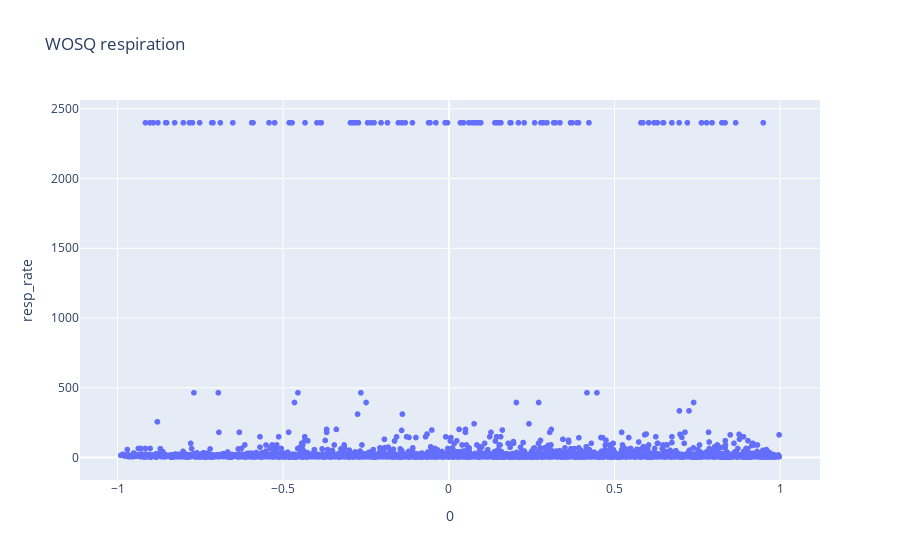

Source (notebook cell):
### Code cell
fig = px.scatter(data_quality_corr, x=0, y='resp_rate', title=f'{patient} respiration')
fig.show()

### Figure 1 — Plotly figure (JSON) as saved in the notebook; plotly's stock layout.template omitted (floating-point values rounded to 4 significant figures; data arrays with more than 128 entries replaced by an {"elided": "..."} marker saying what was removed)
{"data": [{"hovertemplate": "0=%{x}<br>resp_rate=%{y}<extra></extra>", "legendgroup": "", "marker": {"color": "#636efa", "symbol": "circle"}, "mode": "markers", "name": "", "showlegend": false, "type": "scattergl", "x": {"elided": "12583 float values"}, "xaxis": "x", "y": {"elided": "12583 float values"}, "yaxis": "y"}], "layout": {"legend": {"tracegroupgap": 0}, "title": {"text": "WOSQ respiration"}, "xaxis": {"anchor": "y", "domain": [0, 1], "title": {"text": "0"}}, "yaxis": {"anchor": "x", "domain": [0, 1], "title": {"text": "resp_rate"}}}}
